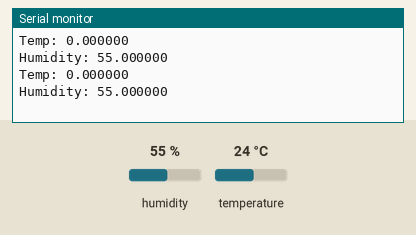
Simulated run of this sketch. Board: Particle Photon. Parts: the last lines printed to the serial monitor. The test bench sets the inputs (shaded band); at power-on: humidity 55 %, temperature 24 °C.

Above: at 10.8 s.
10.9 s: humidity set to 22 %
At 20.7 s:
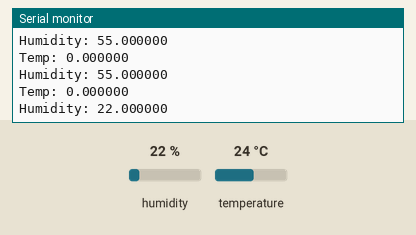
20.9 s: humidity set to 40 %
At 30.9 s:
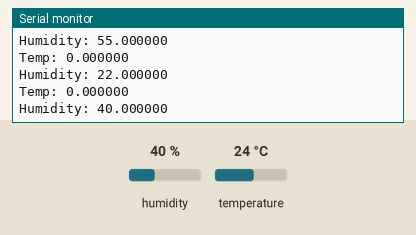
Timing chart, 0 to 32.4 s (numbered marks = the images above; inputs shaded):
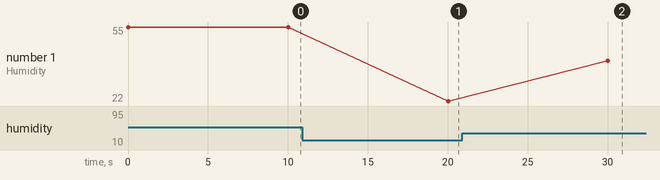

Measured:
- after the input at 10.9 s, the serial monitor: prints a new line after 9.1 s (image 1)
- after the input at 20.9 s, the serial monitor: prints a new line after 9.1 s (image 2)
- plotted number 1: 55 → 22 after the input at 10.9 s, 22 → 40 after the input at 20.9 s

The sketch:

First_Project.ino
```cpp
/*
 * Project First_Project
 * Description:
 * Author:
 * Date:
 */
#include "Particle.h"
#include "Grove_Temperature_And_Humidity_Sensor.h"
DHT dht(D2);

float temp, humidity;
double temp_dbl, humidity_dbl;

// setup() runs once, when the device is first turned on.
void setup() {
  // Put initialization like pinMode and begin functions here.
Serial.begin(9600);

dht.begin();

Particle.variable("temp", temp_dbl);
Particle.variable("humidity", humidity_dbl);
}

// loop() runs over and over again, as quickly as it can execute.
void loop() {
  // The core of your code will likely live here.

temp = dht.getTempFarenheit();
humidity = dht.getHumidity();

temp_dbl = temp;
humidity_dbl = humidity;

Serial.printlnf("Temp: %f", temp);
Serial.printlnf("Humidity: %f", humidity);

delay(10000);
}
```
